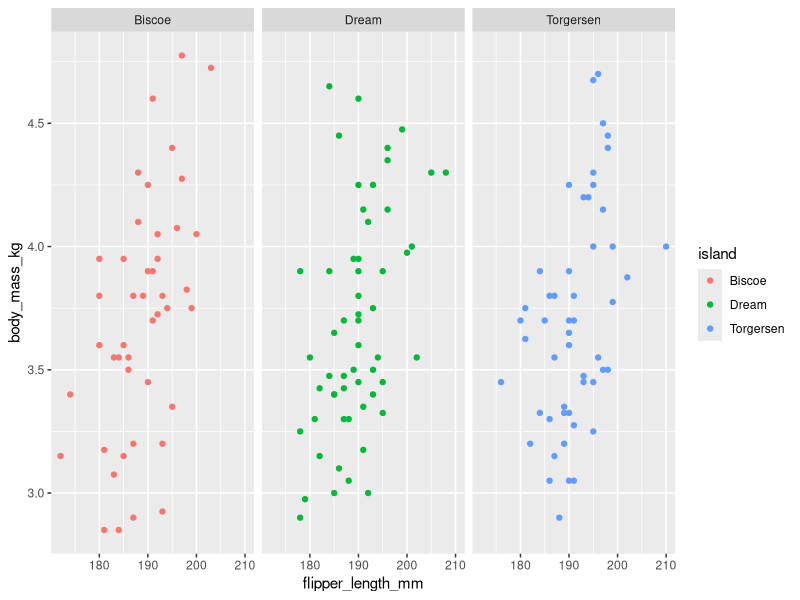
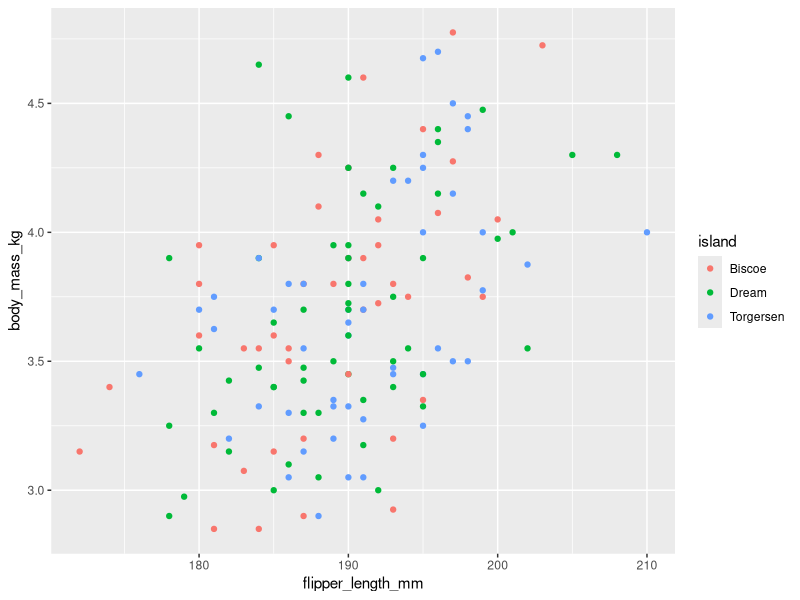
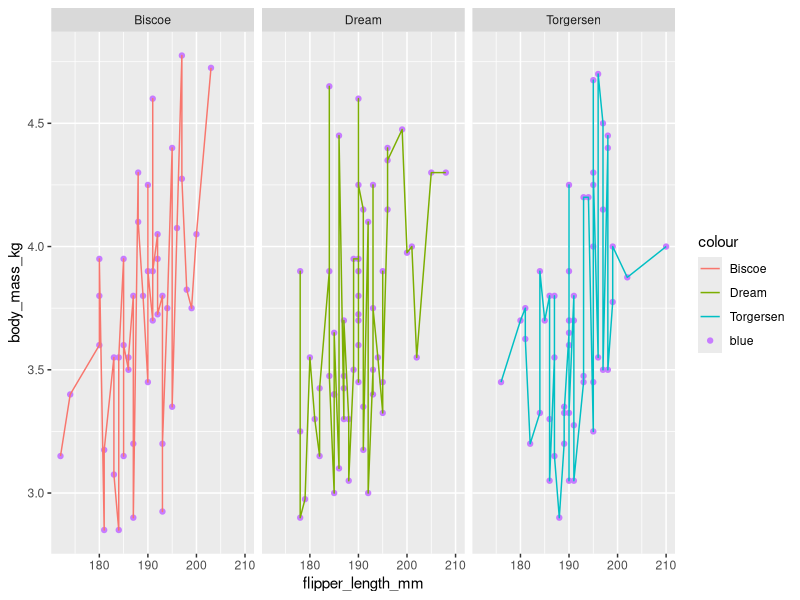
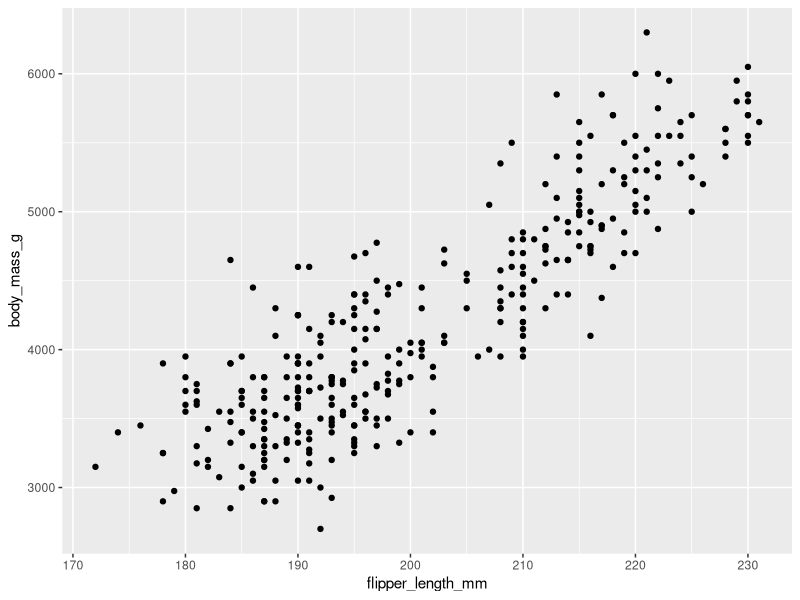

Generate these figures, in order, with R:
## ---- chunk 1
knitr::opts_chunk$set(echo = TRUE)

library(tidyverse)
library(palmerpenguins)
## ---- chunk 2
adelies <- penguins %>% 
  filter(species == "Adelie") %>% 
  mutate(body_mass_kg = body_mass_g / 1000)

ggplot(data = adelies, aes(x = flipper_length_mm, y = body_mass_kg)) + 
  geom_point(aes(color = island)) + 
  facet_wrap(~island)

unique(adelies$species)
## ---- chunk 3
ggplot(data = adelies, aes(x = flipper_length_mm, y = body_mass_kg)) + 
  geom_point(aes(color = island))

# answered Desik's Q re: aes
ggplot(data = adelies, aes(x = flipper_length_mm, y = body_mass_kg)) + 
    geom_point(aes(color = "blue")) +
    geom_line(aes(color = island)) + 
    facet_wrap(~island)

ggplot(data = penguins) +
   geom_point(aes(x = flipper_length_mm, y = body_mass_g))


